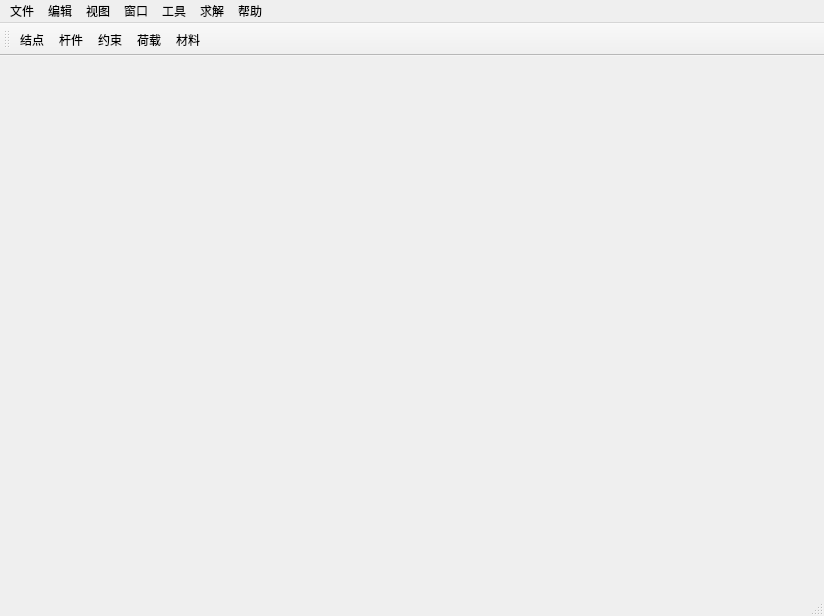
<?xml version="1.0" encoding="UTF-8"?>
<ui version="4.0">
 <class>MainWindow</class>
 <widget class="QMainWindow" name="MainWindow">
  <property name="geometry">
   <rect>
    <x>0</x>
    <y>0</y>
    <width>824</width>
    <height>616</height>
   </rect>
  </property>
  <property name="windowTitle">
   <string>MainWindow</string>
  </property>
  <widget class="QWidget" name="centralwidget"/>
  <widget class="QMenuBar" name="menubar">
   <property name="geometry">
    <rect>
     <x>0</x>
     <y>0</y>
     <width>824</width>
     <height>23</height>
    </rect>
   </property>
   <widget class="QMenu" name="File_menu">
    <property name="font">
     <font>
      <weight>50</weight>
      <bold>false</bold>
     </font>
    </property>
    <property name="title">
     <string>文件</string>
    </property>
    <addaction name="actionNew"/>
    <addaction name="actionOpen"/>
    <addaction name="separator"/>
    <addaction name="actionSave_2"/>
    <addaction name="actionSave_as"/>
    <addaction name="separator"/>
    <addaction name="actionPrint"/>
    <addaction name="separator"/>
    <addaction name="actionClose_2"/>
   </widget>
   <widget class="QMenu" name="Edit_menu">
    <property name="title">
     <string>编辑</string>
    </property>
    <addaction name="actionUndo"/>
    <addaction name="actionRedo"/>
    <addaction name="separator"/>
    <addaction name="actionCut"/>
    <addaction name="actionCopy"/>
    <addaction name="actionPaste"/>
    <addaction name="actionDelete"/>
    <addaction name="separator"/>
    <addaction name="actionFind"/>
   </widget>
   <widget class="QMenu" name="View_menu">
    <property name="title">
     <string>视图</string>
    </property>
    <addaction name="actionTools"/>
    <addaction name="actionStatus"/>
   </widget>
   <widget class="QMenu" name="Tool_menu">
    <property name="title">
     <string>工具</string>
    </property>
    <addaction name="actionjiedian"/>
    <addaction name="actionganjian"/>
    <addaction name="actionyueshu"/>
    <addaction name="actionhezai"/>
    <addaction name="actioncailiao"/>
   </widget>
   <widget class="QMenu" name="Solve_menu">
    <property name="title">
     <string>求解</string>
    </property>
    <addaction name="actionMove"/>
    <addaction name="actionForce"/>
   </widget>
   <widget class="QMenu" name="Window_menu">
    <property name="title">
     <string>窗口</string>
    </property>
    <addaction name="actionMinimum"/>
    <addaction name="separator"/>
    <addaction name="actionTiled"/>
    <addaction name="actionCascade"/>
   </widget>
   <widget class="QMenu" name="Help_menu">
    <property name="title">
     <string>帮助</string>
    </property>
    <addaction name="actionAbout"/>
   </widget>
   <addaction name="File_menu"/>
   <addaction name="Edit_menu"/>
   <addaction name="View_menu"/>
   <addaction name="Window_menu"/>
   <addaction name="Tool_menu"/>
   <addaction name="Solve_menu"/>
   <addaction name="Help_menu"/>
  </widget>
  <widget class="QToolBar" name="toolBar">
   <property name="windowTitle">
    <string>toolBar</string>
   </property>
   <property name="layoutDirection">
    <enum>Qt::LeftToRight</enum>
   </property>
   <attribute name="toolBarArea">
    <enum>TopToolBarArea</enum>
   </attribute>
   <attribute name="toolBarBreak">
    <bool>false</bool>
   </attribute>
   <addaction name="tool_jiedian"/>
   <addaction name="tool_ganjian"/>
   <addaction name="tool_yueshu"/>
   <addaction name="tool_hezai"/>
   <addaction name="tool_cailiao"/>
  </widget>
  <widget class="QStatusBar" name="statusBar"/>
  <action name="actionNew">
   <property name="text">
    <string>新建</string>
   </property>
   <property name="toolTip">
    <string>创建新文件</string>
   </property>
   <property name="shortcut">
    <string>Ctrl+N</string>
   </property>
  </action>
  <action name="actionOpen">
   <property name="text">
    <string>打开</string>
   </property>
   <property name="shortcut">
    <string>Ctrl+O</string>
   </property>
  </action>
  <action name="actionClose">
   <property name="text">
    <string>关闭</string>
   </property>
  </action>
  <action name="actionSave">
   <property name="text">
    <string>保存</string>
   </property>
  </action>
  <action name="actionSave_2">
   <property name="text">
    <string>保存</string>
   </property>
  </action>
  <action name="actionSave_as">
   <property name="text">
    <string>另存为</string>
   </property>
  </action>
  <action name="actionPrint">
   <property name="text">
    <string>打印</string>
   </property>
  </action>
  <action name="actionClose_2">
   <property name="text">
    <string>关闭</string>
   </property>
  </action>
  <action name="actionUndo">
   <property name="text">
    <string>撤销</string>
   </property>
   <property name="shortcut">
    <string>Ctrl+Z</string>
   </property>
  </action>
  <action name="actionRedo">
   <property name="text">
    <string>重做</string>
   </property>
  </action>
  <action name="actionCut">
   <property name="text">
    <string>剪切</string>
   </property>
  </action>
  <action name="actionCopy">
   <property name="text">
    <string>复制</string>
   </property>
   <property name="shortcut">
    <string>Ctrl+C</string>
   </property>
  </action>
  <action name="actionPaste">
   <property name="text">
    <string>粘贴</string>
   </property>
   <property name="shortcut">
    <string>Ctrl+V</string>
   </property>
  </action>
  <action name="actionDelete">
   <property name="text">
    <string>删除</string>
   </property>
   <property name="shortcut">
    <string>Del</string>
   </property>
  </action>
  <action name="actionFind">
   <property name="text">
    <string>查找</string>
   </property>
  </action>
  <action name="actionTools">
   <property name="text">
    <string>工具栏</string>
   </property>
  </action>
  <action name="actionStatus">
   <property name="text">
    <string>状态栏</string>
   </property>
  </action>
  <action name="actionjiedian">
   <property name="text">
    <string>结点</string>
   </property>
  </action>
  <action name="actionganjian">
   <property name="text">
    <string>杆件</string>
   </property>
  </action>
  <action name="actionyueshu">
   <property name="text">
    <string>约束</string>
   </property>
  </action>
  <action name="actionhezai">
   <property name="text">
    <string>荷载</string>
   </property>
  </action>
  <action name="actioncailiao">
   <property name="text">
    <string>材料</string>
   </property>
  </action>
  <action name="actionMove">
   <property name="text">
    <string>位移计算</string>
   </property>
  </action>
  <action name="actionForce">
   <property name="text">
    <string>内力计算</string>
   </property>
  </action>
  <action name="actionMinimum">
   <property name="text">
    <string>最小化</string>
   </property>
  </action>
  <action name="actionTiled">
   <property name="text">
    <string>平铺</string>
   </property>
  </action>
  <action name="actionCascade">
   <property name="text">
    <string>层叠</string>
   </property>
  </action>
  <action name="actionAbout">
   <property name="text">
    <string>关于 结构力学求解器</string>
   </property>
  </action>
  <action name="tool_jiedian">
   <property name="text">
    <string>结点</string>
   </property>
  </action>
  <action name="tool_ganjian">
   <property name="text">
    <string>杆件</string>
   </property>
  </action>
  <action name="tool_yueshu">
   <property name="text">
    <string>约束</string>
   </property>
  </action>
  <action name="tool_hezai">
   <property name="text">
    <string>荷载</string>
   </property>
  </action>
  <action name="tool_cailiao">
   <property name="text">
    <string>材料</string>
   </property>
  </action>
 </widget>
 <resources/>
 <connections/>
</ui>
